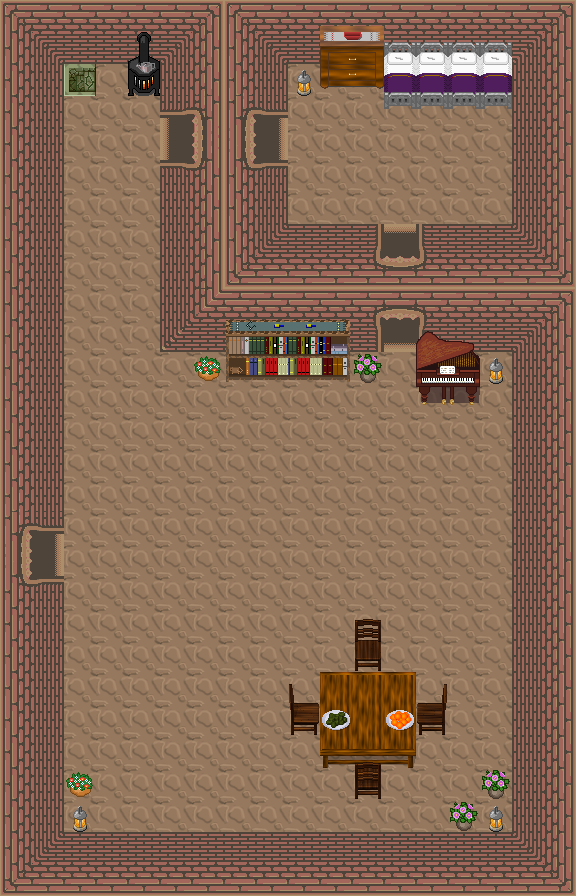

Below is a game level as drawn by its tile map, then a one-line description and the .tmx that defines it (tile-layer data replaced by summaries):
An orthogonal 18x28 tile map with 32x32 px tiles, 4 tile layers (0_floor, 1_terrain, 2_object, 3_roof), 3 hidden layers not drawn, 19 tilesets.

<map version="1.0" tiledversion="1.1.2" orientation="orthogonal" renderorder="right-down" width="18" height="28" tilewidth="32" tileheight="32" infinite="0" nextobjectid="1">
 <tileset firstgid="1" name="floor" tilewidth="32" tileheight="32" tilecount="5" columns="5">
  <image source="../../tileset/ground/brown.png" width="160" height="32" />
 </tileset>
 <tileset firstgid="6" name="brick wall" tilewidth="32" tileheight="32" tilecount="12" columns="2">
  <image source="../../tileset/building/wall/int_wall_bricks.png" width="64" height="192" />
 </tileset>
 <tileset firstgid="18" name="brick wall" tilewidth="32" tileheight="32" tilecount="12" columns="2">
  <image source="../../tileset/building/wall/int_wall_thin_bricks.png" width="64" height="192" />
 </tileset>
 <tileset firstgid="30" name="brick door" tilewidth="32" tileheight="32" tilecount="12" columns="3">
  <image source="../../tileset/building/entrance/bricks_ns.png" width="96" height="128" />
 </tileset>
 <tileset firstgid="42" name="portal" tilewidth="32" tileheight="32" tilecount="7" columns="7">
  <image source="../../tileset/logic/portal.png" width="224" height="32" />
 </tileset>
 <tileset firstgid="49" name="collision" tilewidth="32" tileheight="32" tilecount="1" columns="1">
  <image source="../../tileset/logic/collision.png" width="32" height="32" />
 </tileset>
 <tileset firstgid="50" name="lamp" tilewidth="32" tileheight="32" tilecount="4" columns="4">
  <image source="../../tileset/furniture/light/small_lamp.png" width="128" height="32" />
 </tileset>
 <tileset firstgid="54" name="warmer" tilewidth="32" tileheight="32" tilecount="2" columns="1">
  <image source="../../tileset/furniture/kitchen/warmer.png" width="32" height="64" />
 </tileset>
 <tileset firstgid="56" name="door" tilewidth="32" tileheight="32" tilecount="12" columns="4">
  <image source="../../tileset/building/entrance/bricks_ew.png" width="128" height="96" />
 </tileset>
 <tileset firstgid="68" name="drawer" tilewidth="32" tileheight="32" tilecount="6" columns="2">
  <image source="../../tileset/furniture/other/drawer.png" width="64" height="96" />
 </tileset>
 <tileset firstgid="74" name="bookcase" tilewidth="32" tileheight="32" tilecount="6" columns="3">
  <image source="../../tileset/furniture/shelve/dark_bookshelf.png" width="96" height="64" />
 </tileset>
 <tileset firstgid="80" name="chair" tilewidth="32" tileheight="32" tilecount="8" columns="4">
  <image source="../../tileset/furniture/chair/wooden_rustic.png" width="128" height="64" />
 </tileset>
 <tileset firstgid="88" name="table" tilewidth="32" tileheight="32" tilecount="9" columns="3">
  <image source="../../tileset/furniture/table/rectangular_with_meals.png" width="96" height="96" />
 </tileset>
 <tileset firstgid="97" name="flowers" tilewidth="32" tileheight="32" tilecount="2" columns="2">
  <image source="../../tileset/plant/indoor/flowering_plant.png" width="64" height="32" />
 </tileset>
 <tileset firstgid="99" name="door" tilewidth="32" tileheight="32" tilecount="12" columns="4">
  <image source="../../tileset/building/entrance/bricks_ew_detail.png" width="128" height="96" />
 </tileset>
 <tileset firstgid="111" name="single_purple_gold" tilewidth="32" tileheight="32" tilecount="9" columns="3">
  <image source="../../tileset/furniture/bed/single_purple_gold.png" width="96" height="96" />
 </tileset>
 <tileset firstgid="120" name="stairs" tilewidth="32" tileheight="32" tilecount="12" columns="2">
  <image source="../../tileset/building/stairs/stairs.png" width="64" height="192" />
 </tileset>
 <tileset firstgid="132" name="piano-baby_grand" tilewidth="32" tileheight="32" tilecount="15" columns="5">
  <image source="../../tileset/furniture/other/piano-baby_grand.png" width="160" height="96" />
 </tileset>
 <tileset firstgid="147" name="piano-baby_grand" tilewidth="32" tileheight="32" tilecount="15" columns="5">
  <image source="../../tileset/furniture/other/piano-baby_grand.png" width="160" height="96" />
 </tileset>
 <layer name="0_floor" width="18" height="28">
  <data>[504 cells, 504 non-empty, 1 distinct tile ids]</data>
 </layer>
 <layer name="1_terrain" width="18" height="28">
  <data>[504 cells, 235 non-empty, 45 distinct tile ids]</data>
 </layer>
 <layer name="2_object" width="18" height="28">
  <data>[504 cells, 55 non-empty, 38 distinct tile ids]</data>
 </layer>
 <layer name="3_roof" width="18" height="28">
  <data>[504 cells, 18 non-empty, 15 distinct tile ids]</data>
 </layer>
 <layer name="objects" width="18" height="28" visible="0">
  <data>[504 cells, 2 non-empty, 1 distinct tile ids]</data>
 </layer>
 <layer name="collision" width="18" height="28" visible="0" opacity="0.43">
  <data>[504 cells, 264 non-empty, 1 distinct tile ids]</data>
 </layer>
 <layer name="protection" width="18" height="28" visible="0">
  <data>[504 cells, 0 non-empty, 0 distinct tile ids]</data>
 </layer>
</map>
